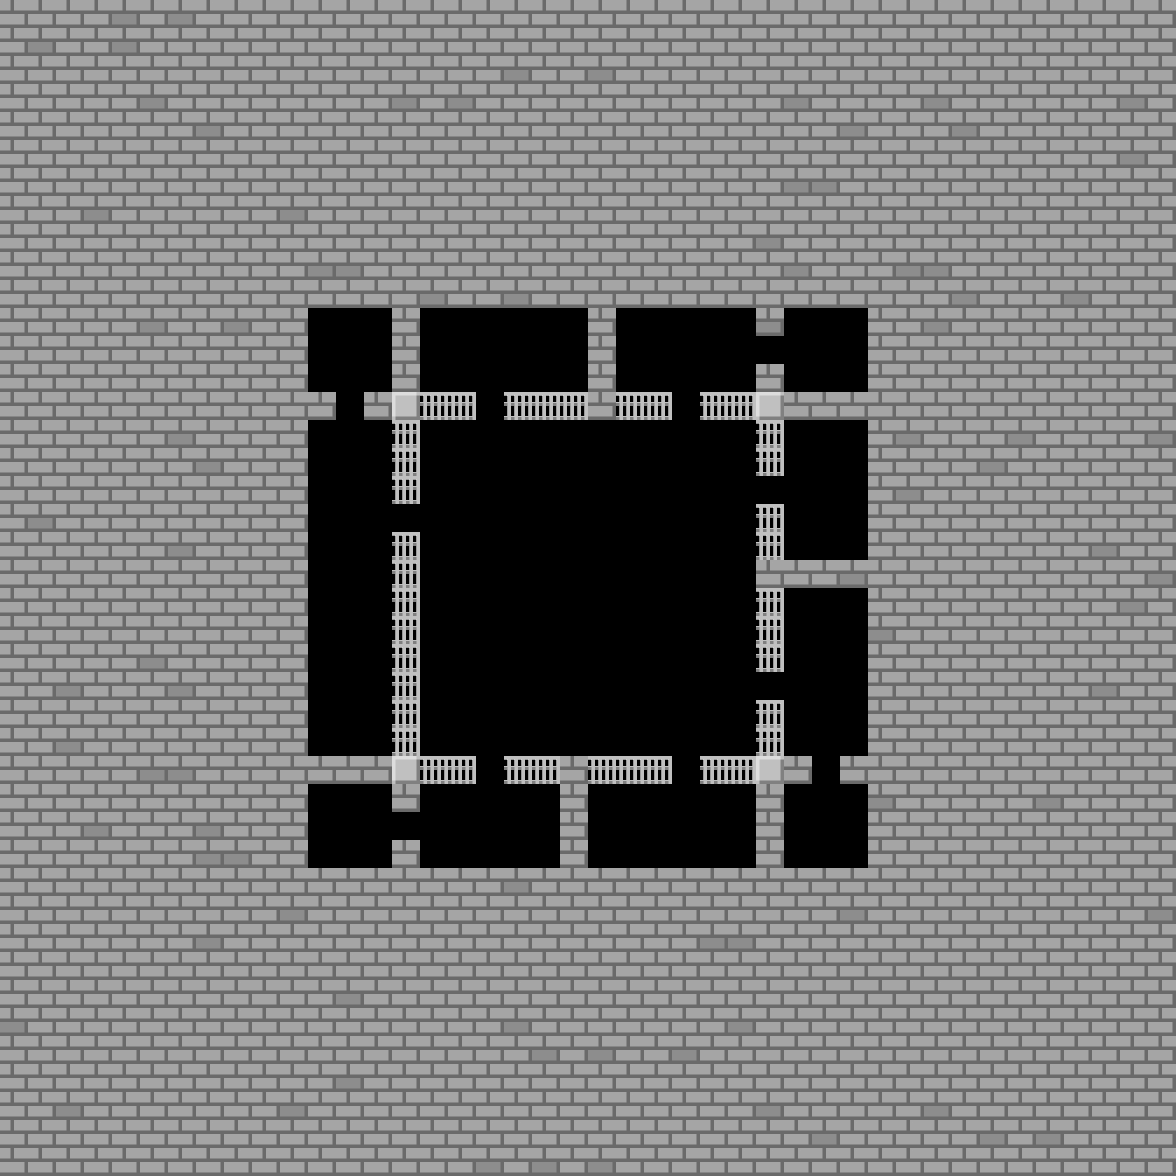

The image is a tile-based game level rendered from a .tmx file. Its description and source (layers, tilesets, objects; grid data summarised) follow:
An orthogonal 42x42 tile map with 28x28 px tiles, 1 tile layer (Map) and 84 objects (36x Unexplored, 7x IronDoor, 4x IronDoor2, 4x Pot, 2x Barrel, ...).

<map version="1.10" tiledversion="1.11.2" orientation="orthogonal" renderorder="right-down" width="42" height="42" tilewidth="28" tileheight="28" infinite="0" nextlayerid="7" nextobjectid="323">
 <editorsettings>
  <export target="Area2_2.json" format="json" />
 </editorsettings>
 <tileset firstgid="1" source="Resource.tsx" />
 <layer id="1" name="Map" width="42" height="42">
  <data>[1764 cells, 1764 non-empty, 5 distinct tile ids]</data>
 </layer>
 <objectgroup id="2" name="Object">
  <object id="1" name="IronDoor" gid="19" x="476" y="784" width="28" height="28" />
  <object id="2" name="IronDoor" gid="19" x="672" y="784" width="28" height="28" />
  <object id="3" name="IronDoor" gid="19" x="756" y="700" width="28" height="28" />
  <object id="4" name="IronDoor" gid="19" x="756" y="504" width="28" height="28" />
  <object id="5" name="IronDoor" gid="19" x="672" y="420" width="28" height="28" />
  <object id="7" name="IronDoor" gid="19" x="476" y="420" width="28" height="28" />
  <object id="8" name="IronDoor" gid="19" x="392" y="532" width="28" height="28" />
  <object id="9" name="IronDoor2" gid="25" x="392" y="840" width="28" height="28" />
  <object id="10" name="IronDoor2" gid="25" x="812" y="784" width="28" height="28" />
  <object id="11" name="IronDoor2" gid="25" x="756" y="364" width="28" height="28" />
  <object id="12" name="IronDoor2" gid="25" x="336" y="420" width="28" height="28" />
  <object id="13" name="Pot" gid="14" x="476" y="476" width="28" height="28" />
  <object id="14" name="Pot" gid="14" x="476" y="504" width="28" height="28" />
  <object id="15" name="Pot" gid="14" x="476" y="532" width="28" height="28" />
  <object id="16" name="Pot" gid="14" x="476" y="560" width="28" height="28" />
  <object id="17" name="CloseChest" gid="11" x="504" y="560" width="28" height="28" />
  <object id="20" name="Barrel" gid="13" x="308" y="504" width="28" height="28" />
  <object id="21" name="Barrel" gid="13" x="336" y="504" width="28" height="28" />
  <object id="22" name="UpStairs" gid="9" x="672" y="896" width="28" height="28" />
 </objectgroup>
 <objectgroup id="4" name="Unexplored">
  <object id="24" name="Unexplored" gid="8" x="308" y="336" width="28" height="28" />
  <object id="25" name="Unexplored" gid="8" x="336" y="336" width="28" height="28" />
  <object id="26" name="Unexplored" gid="8" x="364" y="336" width="28" height="28" />
  <object id="27" name="Unexplored" gid="8" x="308" y="364" width="28" height="28" />
  <object id="28" name="Unexplored" gid="8" x="336" y="364" width="28" height="28" />
  <object id="29" name="Unexplored" gid="8" x="364" y="364" width="28" height="28" />
  <object id="30" name="Unexplored" gid="8" x="308" y="392" width="28" height="28" />
  <object id="31" name="Unexplored" gid="8" x="336" y="392" width="28" height="28" />
  <object id="32" name="Unexplored" gid="8" x="364" y="392" width="28" height="28" />
  <object id="267" name="Unexplored" gid="8" x="784" y="336" width="28" height="28" />
  <object id="268" name="Unexplored" gid="8" x="812" y="336" width="28" height="28" />
  <object id="269" name="Unexplored" gid="8" x="840" y="336" width="28" height="28" />
  <object id="270" name="Unexplored" gid="8" x="784" y="364" width="28" height="28" />
  <object id="271" name="Unexplored" gid="8" x="812" y="364" width="28" height="28" />
  <object id="272" name="Unexplored" gid="8" x="840" y="364" width="28" height="28" />
  <object id="273" name="Unexplored" gid="8" x="784" y="392" width="28" height="28" />
  <object id="274" name="Unexplored" gid="8" x="812" y="392" width="28" height="28" />
  <object id="275" name="Unexplored" gid="8" x="840" y="392" width="28" height="28" />
  <object id="276" name="Unexplored" gid="8" x="308" y="812" width="28" height="28" />
  <object id="277" name="Unexplored" gid="8" x="336" y="812" width="28" height="28" />
  <object id="278" name="Unexplored" gid="8" x="364" y="812" width="28" height="28" />
  <object id="279" name="Unexplored" gid="8" x="308" y="840" width="28" height="28" />
  <object id="280" name="Unexplored" gid="8" x="336" y="840" width="28" height="28" />
  <object id="281" name="Unexplored" gid="8" x="364" y="840" width="28" height="28" />
  <object id="282" name="Unexplored" gid="8" x="308" y="868" width="28" height="28" />
  <object id="283" name="Unexplored" gid="8" x="336" y="868" width="28" height="28" />
  <object id="284" name="Unexplored" gid="8" x="364" y="868" width="28" height="28" />
  <object id="285" name="Unexplored" gid="8" x="784" y="812" width="28" height="28" />
  <object id="286" name="Unexplored" gid="8" x="812" y="812" width="28" height="28" />
  <object id="287" name="Unexplored" gid="8" x="840" y="812" width="28" height="28" />
  <object id="288" name="Unexplored" gid="8" x="784" y="840" width="28" height="28" />
  <object id="289" name="Unexplored" gid="8" x="812" y="840" width="28" height="28" />
  <object id="290" name="Unexplored" gid="8" x="840" y="840" width="28" height="28" />
  <object id="291" name="Unexplored" gid="8" x="784" y="868" width="28" height="28" />
  <object id="292" name="Unexplored" gid="8" x="812" y="868" width="28" height="28" />
  <object id="293" name="Unexplored" gid="8" x="840" y="868" width="28" height="28" />
 </objectgroup>
 <objectgroup id="5" name="InvisibleWall">
  <object id="294" x="280" y="280" width="588" height="28" />
  <object id="295" x="868" y="280" width="28" height="588" />
  <object id="296" x="700" y="868" width="196" height="28" />
  <object id="297" x="672" y="896" width="28" height="28" />
  <object id="298" x="280" y="868" width="392" height="28" />
  <object id="299" x="280" y="308" width="28" height="560" />
  <object id="300" x="308" y="392" width="28" height="28" />
  <object id="301" x="364" y="392" width="28" height="28" />
  <object id="302" x="392" y="308" width="28" height="196" />
  <object id="303" x="420" y="392" width="56" height="28" />
  <object id="304" x="504" y="392" width="168" height="28" />
  <object id="305" x="588" y="308" width="28" height="84" />
  <object id="306" x="700" y="392" width="168" height="28" />
  <object id="307" x="756" y="308" width="28" height="28" />
  <object id="308" x="756" y="364" width="28" height="28" />
  <object id="309" x="756" y="420" width="28" height="56" />
  <object id="310" x="756" y="504" width="28" height="168" />
  <object id="311" x="784" y="560" width="84" height="28" />
  <object id="312" x="756" y="700" width="28" height="168" />
  <object id="313" x="784" y="756" width="28" height="28" />
  <object id="314" x="840" y="756" width="28" height="28" />
  <object id="315" x="392" y="532" width="28" height="280" />
  <object id="316" x="308" y="756" width="84" height="28" />
  <object id="317" x="392" y="840" width="28" height="28" />
  <object id="318" x="420" y="756" width="56" height="28" />
  <object id="319" x="504" y="756" width="168" height="28" />
  <object id="320" x="700" y="756" width="56" height="28" />
  <object id="321" x="560" y="784" width="28" height="84" />
 </objectgroup>
 <objectgroup id="6" name="Respawnpoint">
  <object id="322" x="672" y="868">
   <point />
  </object>
 </objectgroup>
</map>
